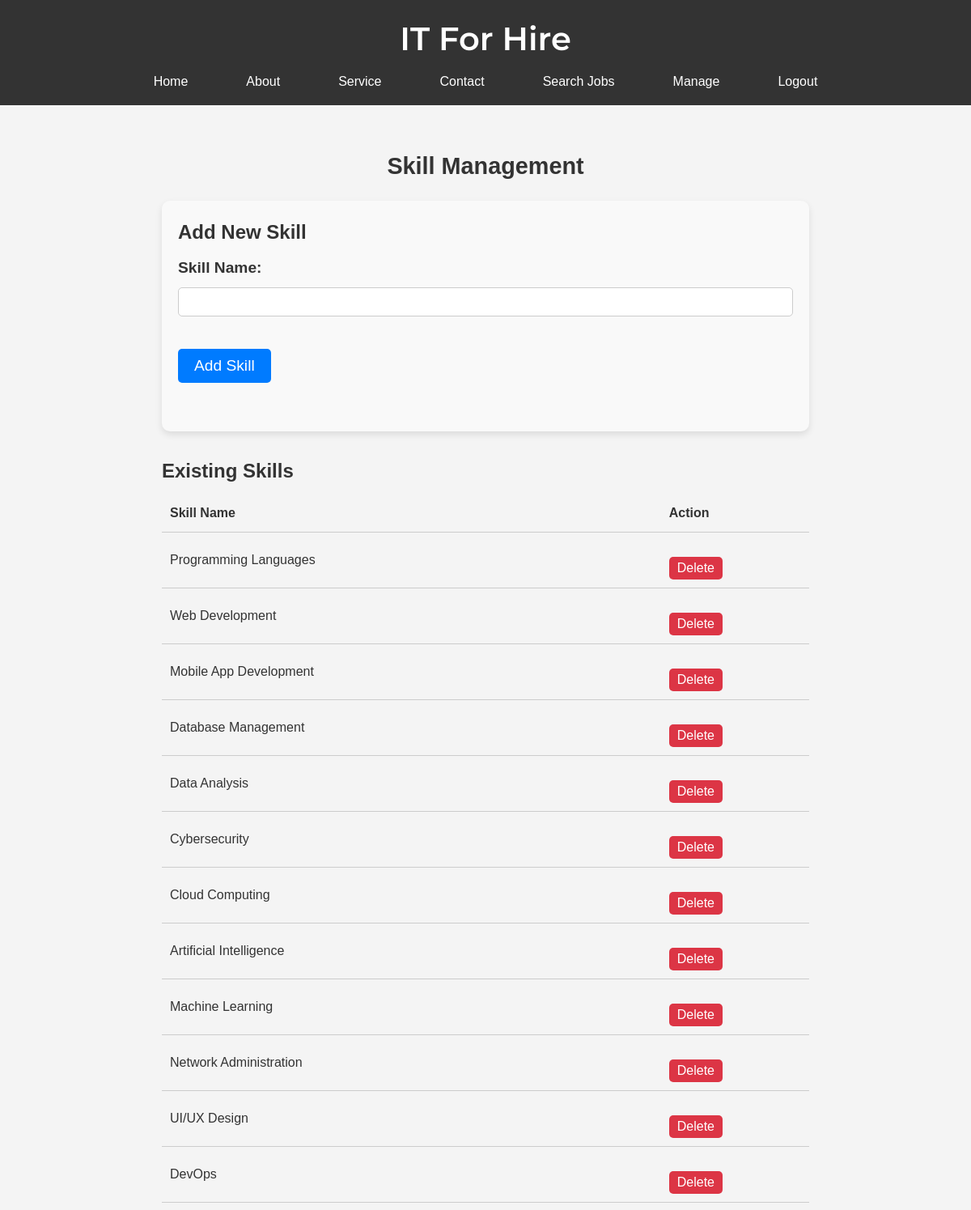
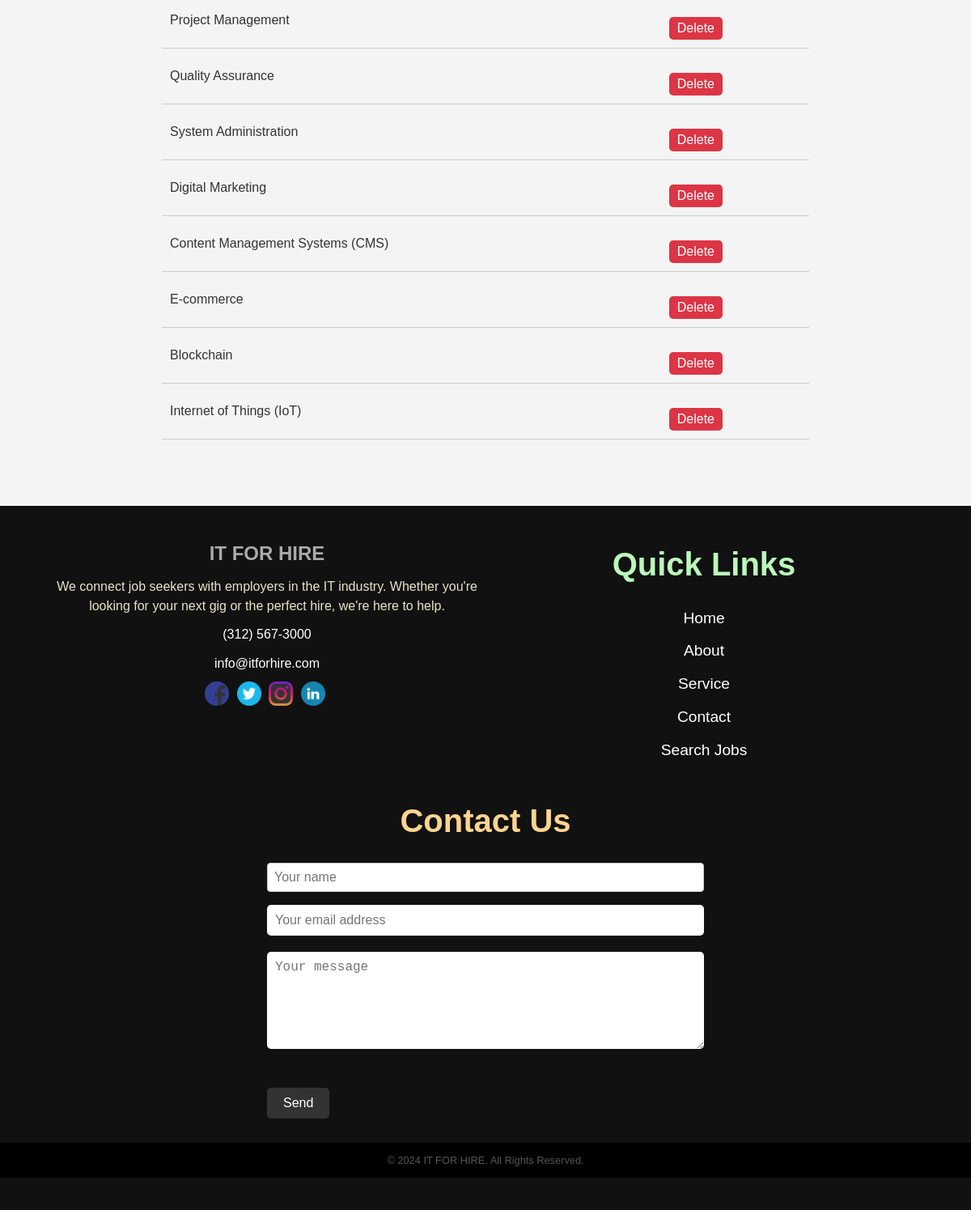
The page /manage_skill.php (signed in) on the database its author committed (2 pictures, top to bottom).
### tables this page shows
CREATE TABLE skills (
    skill_id INT AUTO_INCREMENT PRIMARY KEY,
    name VARCHAR(100)
);

### manage_skill.php (the view, shortened to what this page needs)
<?php
include('header.php');
include('db.php');
$skill_query = $conn->prepare("SELECT skill_id, name FROM skills");
$skill_query->execute();
$skill_result = $skill_query->get_result();
?>
<main>
    <h2 style="text-align: center;">Skill Management</h2>
    <div class="add-skill-card" style="max-width: 800px; margin: 0 auto; padding: 20px; border-radius: 10px; box-shadow: 0 4px 8px rgba(0, 0, 0, 0.1); background-color: #f9f9f9;">
        <h3>Add New Skill</h3>
        <form action="" method="post">
            <label for="new_name" style="font-size: 1.2rem; font-weight: bold;">Skill Name:</label>
            <input type="text" id="new_name" name="new_name" style="width: 100%; padding: 8px; margin-bottom: 20px; border-radius: 5px; border: 1px solid #ccc;" required><br>
            <button type="submit" name="add_skill" style="margin-bottom: 40px; padding: 10px 20px; font-size: 1.2rem; background-color: #007bff; color: #fff; border: none; border-radius: 5px; cursor: pointer; transition: background-color 0.3s ease;">Add Skill</button>
        </form>
    </div>
    <div class="existing-skills-table" style="max-width: 800px; margin: 30px auto;">
        <h3>Existing Skills</h3>
        <table style="width: 100%; border-collapse: collapse;">
            <thead>
                <tr>
                    <th style="padding: 10px; border-bottom: 1px solid #ccc;">Skill Name</th>
                    <th style="padding: 10px; border-bottom: 1px solid #ccc;">Action</th>
                </tr>
            </thead>
            <tbody>
                <?php while ($row = $skill_result->fetch_assoc()) : ?>
                    <tr>
                        <td style="padding: 10px; border-bottom: 1px solid #ccc;"><?php echo $row['name']; ?></td>
                        <td style="padding: 10px; border-bottom: 1px solid #ccc;">
                            <form action="" method="post" style="display: inline;">
                                <button type="submit" name="delete_skill" style="padding: 5px 10px; font-size: 1rem; background-color: #dc3545; color: #fff; border: none; border-radius: 5px; cursor: pointer; transition: background-color 0.3s ease;">Delete</button>
                            </form>
                        </td>
                    </tr>
                <?php endwhile; ?>
            </tbody>
        </table>
    </div>
</main>
<?php
include('footer.php');
?>

### css/style.css (style rules this page uses)
:root { --header-bg-color: #333; }
body { font-family: Arial, sans-serif; background-color: #c9d0d4; margin: 0 auto; max-width: 1980px; }
main { max-width: 1700px; margin: 0 auto; padding: 0 20px; }
h2 { font-size: 1.8rem; margin-bottom: 20px; color: #333; }
h3 { font-size: 1.5rem; margin-bottom: 10px; color: #333; }
* { margin: 0; padding: 0; box-sizing: border-box; }
body { font-family: 'Montserrat', sans-serif; background-color: #f5f5f5; color: #333; line-height: 1.6; padding: 20px; }

### css/footer.css (style rules this page uses)
.contact-form input[type="email"], .contact-form textarea, form input[type="text"], form input[type="email"], form textarea { width: 100%; padding: 10px; margin-bottom: 20px; border: none; border-radius: 5px; font-size: 1rem; }
.contact-form button[type="submit"], form button[type="submit"] { display: block; margin-top: 20px; padding: 10px 20px; border: none; border-radius: 5px; background-color: #333; color: #fff; cursor: pointer; transition: background-color 0.2s; font-size: 1rem; }
body { font-family: Arial, sans-serif; line-height: 1.6; margin: 0; padding: 0; background-color: #f4f4f4; }
main { padding: 2rem; }
form label { display: block; margin-bottom: 0.5rem; }
form button[type="submit"] { background-color: #333; color: #fff; border: none; padding: 0.75rem 1.5rem; border-radius: 4px; cursor: pointer; }

### footer.php (style rules this page uses)
form input[type="text"], form input[type="email"], form textarea { width: 100%; padding: 0.5rem; margin-bottom: 1rem; border: 1px solid #ccc; border-radius: 4px; box-sizing: border-box; }

### manage_skill.php (style rules this page uses)
th, td { text-align: left; }

### rows shown on the page
skills: name "Programming Languages"
skills: name "Web Development"
skills: name "Mobile App Development"
skills: name "Database Management"
skills: name "Data Analysis"
skills: name "Cybersecurity"
skills: name "Cloud Computing"
skills: name "Artificial Intelligence"
skills: name "Machine Learning"
skills: name "Network Administration"
skills: name "UI/UX Design"
skills: name "DevOps"
skills: name "Project Management"
skills: name "Quality Assurance"
skills: name "System Administration"
skills: name "Digital Marketing"
skills: name "Content Management Systems (CMS)"
skills: name "E-commerce"
skills: name "Blockchain"
skills: name "Internet of Things (IoT)"
